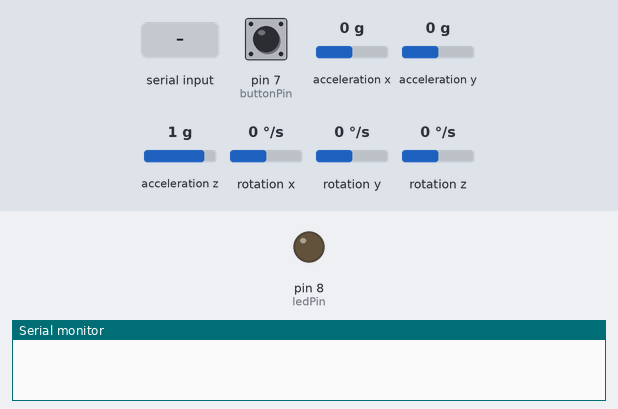
A sketch run on a simulated Arduino Uno, built with avr-gcc and run on an emulated ATmega328P. Parts: output pins drawn as LEDs (lit = HIGH), the last lines printed to the serial monitor. Wiring (inferred from the names in the program): MPU-6050 motion sensor at I2C address 0x68. The inputs (shaded band) are chosen by the test bench; at power-on: pin 7 (buttonPin) HIGH, acceleration y 0 g, acceleration x 0 g, acceleration z 1 g, rotation x 0 °/s, rotation y 0 °/s, rotation z 0 °/s. Pins used as bus, display or sensor lines are not drawn.

Above: at 3.5 s.
3.6 s: pin 7 (buttonPin) pulled LOW for 1 s
At 5.0 s:
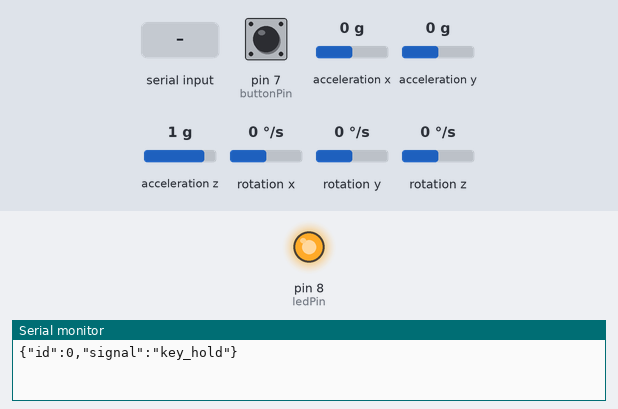
6.1 s: acceleration y set to -1.4 g
7.6 s: "DEBUG\n" received over Serial
9.1 s: acceleration x set to -1.4 g
12.1 s: pin 7 (buttonPin) pulled LOW for 0.15 s
13.7 s: pin 7 (buttonPin) pulsed LOW 5 times (0.12 s each, 0.3 s apart)
Timing chart, 0 to 16.7 s (numbered marks = the images above; inputs shaded):
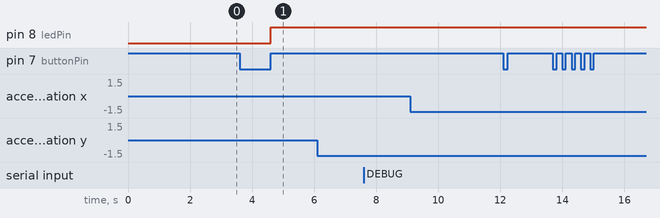

The sketch:

wrist_strap_v1.ino
```cpp
//A6 A7作为串口透传取点口
//#define VccA6 A6
//#define VccA7 A7
//#define GndA0 A0
//连线方法
//MPU-UNO
//VCC-VCC
//GND-GND
//SCL-A5
//SDA-A4
//INT-2 (Optional)

#include <Kalman.h>
#include <Wire.h>
#include <Math.h>

#include<SoftwareSerial.h>
SoftwareSerial espSerial(3, 4); //RX,TX，接线要反着接

float fRad2Deg = 57.295779513f; //将弧度转为角度的乘数
const int MPU = 0x68; //MPU-6050的jnI2C地址
const int nValCnt = 7; //一次读取寄存器的数量

const int nCalibTimes = 1000; //校准时读数的次数
int calibData[nValCnt]; //校准数据

unsigned long nLastTime = 0; //上一次读数的时间
float fLastRoll = 0.0f; //上一次滤波得到的Roll角
float fLastPitch = 0.0f; //上一次滤波得到的Pitch角
Kalman kalmanRoll; //Roll角滤波器
Kalman kalmanPitch; //Pitch角滤波器

int iCounter = 0;


//11 12 作为串口透传取点口
const int vccPin1 = 11;
const int vccPin2 = 12;

const int buttonPin = 7;
const int ledPin =  8;
int buttonState = 0;
bool bMPU = false;

int counter = 0;
int TimeCounter1 = 0;
int TimeCounter2 = 0;
bool bStartCount = false;
String current_status = "";
float temp_r = 0;
bool bFallSend = false;

String comdata = "";
bool DEBUG_MODE  = false;

void setup() {
  //设置串口透传模块的电源和Gnd
  //pinMode(VccA6, OUTPUT);
  //pinMode(VccA7, OUTPUT);
  //pinMode(GndA0, OUTPUT);
  //digitalWrite(VccA6, HIGH);
  //digitalWrite(VccA7, HIGH);
  //digitalWrite(GndA0, LOW);
  pinMode(vccPin1, OUTPUT);
  pinMode(vccPin2, OUTPUT);


  pinMode(buttonPin, INPUT);
  pinMode(ledPin, OUTPUT);
  // put your setup code here, to run once:
  //Serial.begin(9600); //初始化串口，指定波特率
  Wire.begin(); //初始化Wire库
  WriteMPUReg(0x6B, 0); //启动MPU6050设备

  Calibration(); //执行校准
  nLastTime = micros(); //记录当前时间

  //波特率设置一致，否则容易出现乱码问题
  Serial.begin(9600);//115200
  espSerial.begin(9600); //115200
  delay(500);
}

void loop() {
  //打开IO口供电
  digitalWrite(vccPin1, HIGH);
  digitalWrite(vccPin2, HIGH);

  /*
   * 高电平触发
  buttonState = digitalRead(buttonPin);
  if (buttonState == HIGH) {
    if (bMPU)
      bMPU = false;
    else
      bMPU = true;

    delay(10); //消抖
    if (bMPU)
      digitalWrite(ledPin, HIGH);// turn LED on:
    else
      digitalWrite(ledPin, LOW); // turn LED off:
  }
  */

  //Serial.print(TimeCounter1);

  // put your main code here, to run repeatedly:
  int readouts[nValCnt];
  ReadAccGyr(readouts); //读出测量值

  float realVals[7];
  Rectify(readouts, realVals); //根据校准的偏移量进行纠正

  //计算加速度向量的模长，均以g为单位
  float fNorm = sqrt(realVals[0] * realVals[0] + realVals[1] * realVals[1] + realVals[2] * realVals[2]);
  float fRoll = GetRoll(realVals, fNorm); //计算Roll角
  if (realVals[1] > 0) {
    fRoll = -fRoll;
  }
  float fPitch = GetPitch(realVals, fNorm); //计算Pitch角
  if (realVals[0] < 0) {
    fPitch = -fPitch;
  }

  //计算两次测量的时间间隔dt，以秒为单位
  unsigned long nCurTime = micros();
  float dt = (double)(nCurTime - nLastTime) / 1000000.0;
  //对Roll角和Pitch角进行卡尔曼滤波
  float fNewRoll = kalmanRoll.getAngle(fRoll, realVals[4], dt);
  float fNewPitch = kalmanPitch.getAngle(fPitch, realVals[5], dt);
  //跟据滤波值计算角度速
  float fRollRate = (fNewRoll - fLastRoll) / dt;
  float fPitchRate = (fNewPitch - fLastPitch) / dt;

  //更新Roll角和Pitch角
  fLastRoll = fNewRoll;
  fLastPitch = fNewPitch;
  //更新本次测的时间
  nLastTime = nCurTime;
  //===============================================================

  //读取串口消息,输入DEBUG设置为调试模式，输出Roll Pitch rate--------------
  String commandMsg = GetSerialData() ;
  commandMsg.trim();
  if (commandMsg == "DEBUG"){
      DEBUG_MODE = true;
      Serial.println("Debug on");
  }
  else if (commandMsg == "DEBUG_OFF"){
      DEBUG_MODE = false;
      Serial.println("Debug off");
  }

  //读取按钮，判断长按（2s）还是短按-------------------------------------
  bool KEY_HOLD_DOWN = false;
  bool KEY_PRESS = false;

  buttonState = digitalRead(buttonPin);
  if  (buttonState == LOW){
    int iHoldCount = 0;
    while((iHoldCount < 200) &&  (buttonState == LOW)) {
      delay(10); //消抖
      buttonState = digitalRead(buttonPin);
      iHoldCount ++;
      //Serial.print(iHoldCount);
    }
    if (iHoldCount < 100){
      KEY_PRESS = true;
      KEY_HOLD_DOWN = false;
    }
    else {
      KEY_PRESS = false;
      KEY_HOLD_DOWN = true;
    }

    if  (KEY_HOLD_DOWN){
      if (bMPU)
        bMPU = false;
      else
        bMPU = true;

      if (bMPU)
        digitalWrite(ledPin, HIGH);// turn LED on:
      else
        digitalWrite(ledPin, LOW); // turn LED off:

      Serial.println("{\"id\":0,\"signal\":\"key_hold\"}");
    }
    else if (KEY_PRESS){
      Serial.println("{\"id\":0,\"signal\":\"key_press\"}");
      if (bFallSend){
        Serial.println("{\"id\":0,\"signal\":\"cancel\"}");
      }
      else{
        Serial.println("{\"id\":0,\"signal\":\"call\"}");
      }
    }
  }
  //------------------------------------------------------------------
  if (!bMPU)
    return;


  /*

  */
  if (DEBUG_MODE){
  //向串口打印输出Roll角和Pitch角，运行时在Arduino的串口监视器中查看
    /*
    Serial.print("Roll:");
    Serial.print(fNewRoll); Serial.print('(');
    Serial.print(fRollRate); Serial.print("),\tPitch:");
    Serial.print(fNewPitch); Serial.print('(');
    Serial.print(fPitchRate); Serial.print(")\n");
    */
    Serial.print("Roll:");
    Serial.print(fRollRate); Serial.print(",\tPitch:");
    Serial.print(fPitchRate); Serial.print("\n");

    return; //调试模式时,输出MPU6050信息后返回
  }


  float fRollRate_2 = fRollRate;
  if (fRollRate < 0)
    fRollRate_2 = -fRollRate;

  counter ++;
  if (current_status != "fall")
  {
    if (fRollRate_2 > 140 ) {
      current_status = "fall";
      temp_r = fRollRate_2;
    }
    else if (fRollRate_2 > 80) {
      current_status = "walk";
    }
    else {
      current_status = "stop";
    }
  }

  if (current_status == "fall") {
    Serial.println(current_status);
    Serial.println(temp_r);

    espSerial.println(current_status);
    espSerial.println(temp_r);

    bStartCount = true;
    current_status = "";
  }

  if (bStartCount ) {
    TimeCounter1++;
    TimeCounter2++;
  }

  if (current_status != "stop")
  {
    TimeCounter2 = 0;
  }

  if (TimeCounter2 > 500) {
    Serial.print(TimeCounter1);
    Serial.print("/");
    Serial.print(TimeCounter2);
    Serial.print(":");
    Serial.println("{\"id\":0,\"signal\":\"fall\"}");

    espSerial.print(TimeCounter1);
    espSerial.print("/");
    espSerial.print(TimeCounter2);
    espSerial.print(":");
    espSerial.println("{\"id\":0,\"signal\":\"fall\"}");

    bStartCount = false;
    TimeCounter1 = 0;
    TimeCounter2 = 0;

    bFallSend = true; //已发送跌倒消息
  }

  if (0 == (counter % 100))
  {
    Serial.print(TimeCounter2);
    Serial.print(":");
    Serial.print(current_status);
    Serial.print(":");
    Serial.println(fRollRate_2);

    espSerial.print(TimeCounter2);
    espSerial.print(":");
    espSerial.print(current_status);
    espSerial.print(":");
    espSerial.println(fRollRate_2);
  }


  iCounter ++;
  String sCounter = ""; // String(iCounter);
  String sRollRate = String(fRollRate);
  String sPitchRate = String(fPitchRate);
  String sMsg = sCounter + "Roll," + sRollRate + ",Pitch," + sPitchRate + " ;";
  //Serial.println(sMsg);

  /*
    bool bSendUdp = false;
    if ((fPitchRate > 20) || (fRollRate > 20))
    bSendUdp = true;

    if (bSendUdp) {
    espSerial.println(sMsg);
    }
  */

  /*
    //向串口打印输出Roll角和Pitch角，运行时在Arduino的串口监视器中查看
    Serial.print("Roll:");
    Serial.print(fNewRoll); Serial.print('(');
    Serial.print(fRollRate); Serial.print("),\tPitch:");
    Serial.print(fNewPitch); Serial.print('(');
    Serial.print(fPitchRate); Serial.print(")\n");
  */
  /*
    if (Serial.available())
    {
    //转发串口数据给8266
    espSerial.write(Serial.read());
    }
  */
  delay(10);
}

String GetSerialData() {
  String ReceivedMsg = "";
  while (Serial.available() > 0)
  {
    comdata += char(Serial.read());
    delay(2);
  }
  if (comdata.length() > 0)
  {
    //Serial1.println(ACK_MSG);
    //Serial1.println("{\"" + RECEIVED_FLAG + "\":" + comdata + "}");

    ReceivedMsg = comdata;

    //Serial.println(comdata);
    //Serial.println(GetAction(commandMsg));
    //Serial.println(GetPin(commandMsg));
    //Serial.println(GetStatus(commandMsg));
    //Serial.flush();
    comdata = "";
  }

  return ReceivedMsg;
}

//向MPU6050写入一个字节的数据
//指定寄存器地址与一个字节的值
void WriteMPUReg(int nReg, unsigned char nVal) {
  Wire.beginTransmission(MPU);
  Wire.write(nReg);
  Wire.write(nVal);
  Wire.endTransmission(true);
}

//从MPU6050读出一个字节的数据
//指定寄存器地址，返回读出的值
unsigned char ReadMPUReg(int nReg) {
  Wire.beginTransmission(MPU);
  Wire.write(nReg);
  Wire.requestFrom(MPU, 1, true);
  Wire.endTransmission(true);
  return Wire.read();
}

//从MPU6050读出加速度计三个分量、温度和三个角速度计
//保存在指定的数组中
void ReadAccGyr(int *pVals) {
  Wire.beginTransmission(MPU);
  Wire.write(0x3B);
  Wire.requestFrom(MPU, nValCnt * 2, true);
  Wire.endTransmission(true);
  for (long i = 0; i < nValCnt; ++i) {
    pVals[i] = Wire.read() << 8 | Wire.read();
  }
}

//对大量读数进行统计，校准平均偏移量
void Calibration()
{
  float valSums[7] = {0.0f, 0.0f, 0.0f, 0.0f, 0.0f, 0.0f, 0.0};
  //先求和
  for (int i = 0; i < nCalibTimes; ++i) {
    int mpuVals[nValCnt];
    ReadAccGyr(mpuVals);
    for (int j = 0; j < nValCnt; ++j) {
      valSums[j] += mpuVals[j];
    }
  }
  //再求平均
  for (int i = 0; i < nValCnt; ++i) {
    calibData[i] = int(valSums[i] / nCalibTimes);
  }
  calibData[2] += 16384; //设芯片Z轴竖直向下，设定静态工作点。
}

//算得Roll角。算法见文档。
float GetRoll(float *pRealVals, float fNorm) {
  float fNormXZ = sqrt(pRealVals[0] * pRealVals[0] + pRealVals[2] * pRealVals[2]);
  float fCos = fNormXZ / fNorm;
  return acos(fCos) * fRad2Deg;
}

//算得Pitch角。算法见文档。
float GetPitch(float *pRealVals, float fNorm) {
  float fNormYZ = sqrt(pRealVals[1] * pRealVals[1] + pRealVals[2] * pRealVals[2]);
  float fCos = fNormYZ / fNorm;
  return acos(fCos) * fRad2Deg;
}

//对读数进行纠正，消除偏移，并转换为物理量。公式见文档。
void Rectify(int *pReadout, float *pRealVals) {
  for (int i = 0; i < 3; ++i) {
    pRealVals[i] = (float)(pReadout[i] - calibData[i]) / 16384.0f;
  }
  pRealVals[3] = pReadout[3] / 340.0f + 36.53;
  for (int i = 4; i < 7; ++i) {
    pRealVals[i] = (float)(pReadout[i] - calibData[i]) / 131.0f;
  }
}
```

Measured:
- after the input at 3.6 s, pin 8 (ledPin): LOW → HIGH after 1.0 s
